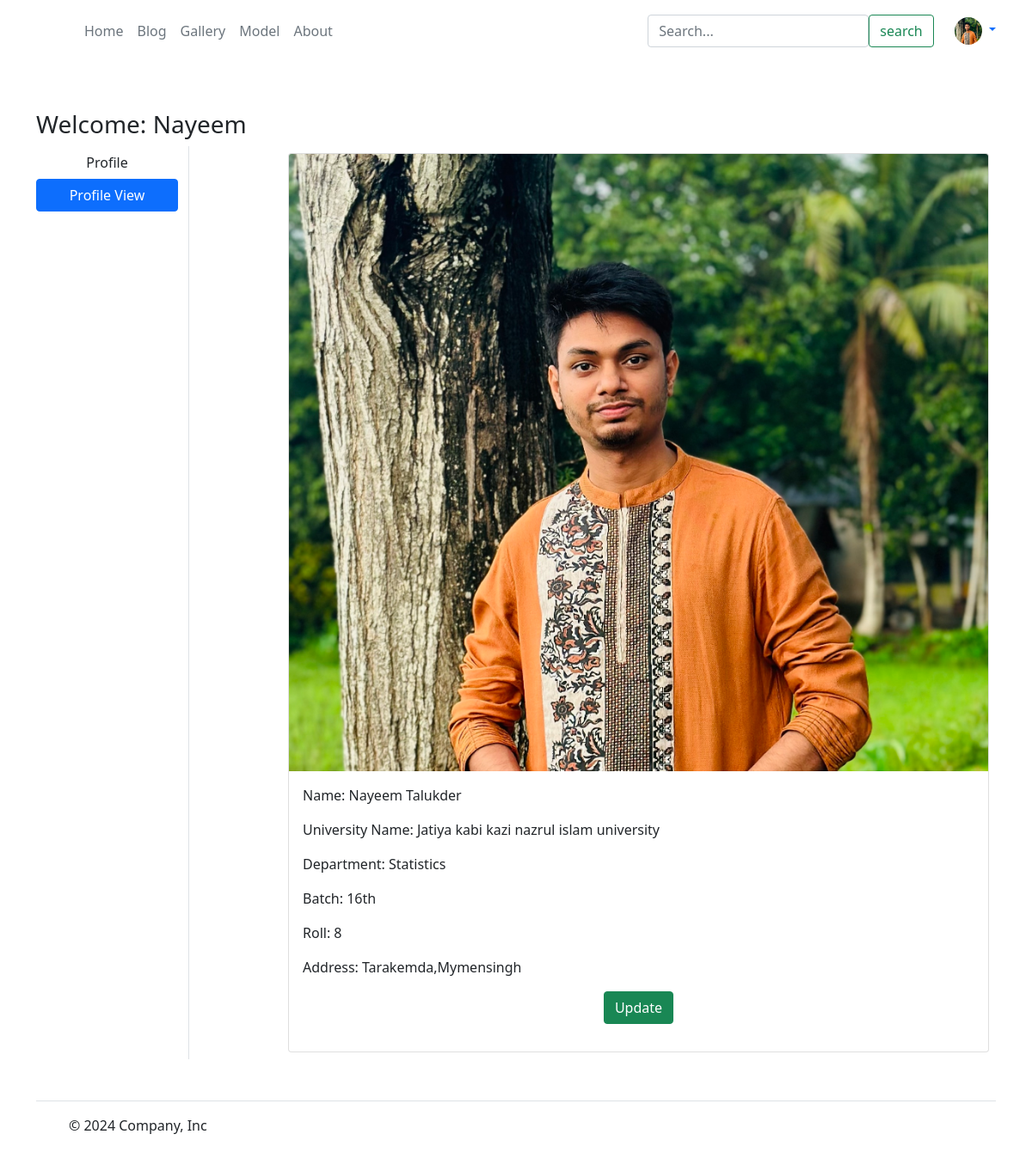
The page /address/ (signed in) on the database its author committed.
### app/models.py (models this page shows, shortened)
class Student(models.Model):
  user = models.ForeignKey(User,on_delete=models.CASCADE)
  name = models.CharField(max_length=200)
  university_name = models.CharField(max_length=200)
  department = models.CharField(max_length=50)
  batch = models.CharField(max_length=50)
  roll = models.IntegerField()
  address = models.CharField(max_length=100)
  student_img = models.ImageField(upload_to='student/')

### app/views.py (the view)
# urls.py: path('address/', views.address,name="address"),
def address(request):
  add = Student.objects.filter(user=request.user)
  return render(request, 'app/address.html',locals())

### app/context_processors.py (called while the page is built)
def student_processor(request):
    if request.user.is_authenticated:
        try:
            student = Student.objects.get(user=request.user)
        except Student.DoesNotExist:
            student = None
    else:
        student = None
    return {'student': student}

### app/templates/app/address.html (shortened to what this page needs)
{% extends 'app/base.html' %}
{% load static %}
{% block main--content %}
<div class="container my-5">
  <div class="row">
    <h3>Welcome: <span class="text-capitalize">{{request.user}}</span></h3>
  <div class="col-sm-2 border-end">
    <ul class="list-unstyled">
      <li class="d-grid"><a href="{% url 'profile' %}" class="btn">Profile</a></li>
      <li class="d-grid"><a href="{% url 'address' %}" class="btn btn-primary">Profile View</a></li>
    </ul>
  </div>
  <div class="col-sm-9 offset-sm-1">
    <div class="row">
    {% for ad in add %}
      <div class="co-sm-6">
        <div class="card m-2">
          <img src="/media/{{ad.student_img}}" class="card-img-top" />
          <div class="card-body">
            <p>Name: {{ad.name}}</p>
            <p>University Name: {{ad.university_name}}</p>
            <p>Department: {{ad.department}}</p>
            <p>Batch: {{ad.batch}}</p>
            <p>Roll: {{ad.roll}}</p>
            <p>Address: {{ad.address}}</p>
            <p class="text-center"><a href="{% url 'updateaddress' pk=ad.id %}" class="btn btn-success" type="button">Update</a></p>
          </div>
        </div>
      </div>
    {% endfor %}
  </div>
</div>
</div>
</div>
{% endblock main--content %}

### app/templates/app/base.html (shortened to what this page needs)
<!DOCTYPE html>
{% load static %}
<html lang="en">
  <head>
    <link
      href="https://cdn.jsdelivr.net/npm/bootstrap@5.0.2/dist/css/bootstrap.min.css"
      rel="stylesheet"
    />
    <link rel="stylesheet" href="{% static 'app/css/owl.carousel.min.css' %}" />
    <link rel="stylesheet" href="{% static 'app/css/all.min.css' %}" />
    <link rel="stylesheet" href="{% static 'app/css/style.css' %}" />
    <link rel="stylesheet" href="{% static 'app/css/gallery.css' %}" />
    <link rel="stylesheet" href="{% static 'app/css/about.css' %}" />
    <link rel="stylesheet" href="{% static 'app/css/model.css' %}" />
  </head>
  <body>
    <header>
      <div class="container">
        <div
          class="d-flex flex-wrap align-items-center justify-content-center justify-content-lg-start mt-lg-3"
        >
          <a
            href="/"
            class="d-flex align-items-center mb-2 mb-lg-0 text-white text-decoration-none"
          >
            <svg
              class="bi me-2"
              width="40"
              height="32"
              role="img"
              aria-label="Bootstrap"
            >
              <use xlink:href="#bootstrap"></use>
            </svg>
          </a>
          <ul
            class="nav col-12 col-lg-auto me-lg-auto mb-2 justify-content-center mb-md-0"
          >
            <li>
              <a href="{% url 'home' %}" class="nav-link px-2 text-secondary"
                >Home</a
              >
            </li>
            <li>
              <a href="{% url 'blog_list' %}" class="nav-link px-2 text-secondary">Blog</a>
            </li>
            <li>
              <a href="{% url 'gallery' %}" class="nav-link px-2 text-secondary"
                >Gallery</a
              >
            </li>
            <li><a href="#" class="nav-link px-2 text-secondary">Model</a></li>
            <li>
              <a href="{% url 'about' %}" class="nav-link px-2 text-secondary"
                >About</a
              >
            </li>
          </ul>
          <form
            class="col-12 col-lg-auto mb-3 mb-lg-0 me-lg-3 d-flex justify-content-between"
            role="search"
          >
            <input
              type="search"
              class="form-control form-control-dark text-bg-success"
              placeholder="Search..."
              aria-label="Search"
            />
            <button type="submit" class="btn btn-outline-success me-2">
              search
            </button>
          </form>
          {% if request.user.is_authenticated %}
          <div class="dropdown text-end">
            <a
              href="#"
              class="d-block link-body-emphasis text-decoration-none dropdown-toggle"
              data-bs-toggle="dropdown"
              aria-expanded="false"
            >
              <img
                src="{{ student.student_img.url }}"
                alt="{{ student.name }}"
                width="32"
                height="32"
                class="rounded-circle"
              />
            </a>
          </div>
          {% endif %}
        </div>
        <br />
      </div>
    </header>
    {% block main--content %} {% endblock main--content %}
    <div class="container">
      <footer
        class="d-flex flex-wrap justify-content-between align-items-center py-3 my-4 border-top"
      >
        <div class="col-md-4 d-flex align-items-center">
          <a
            href="/"
            class="mb-3 me-2 mb-md-0 text-body-secondary text-decoration-none lh-1"
          >
            <svg class="bi" width="30" height="24">
              <use xlink:href="#bootstrap"></use>
            </svg>
          </a>
          <span class="mb-3 mb-md-0 text-body-secondary"
            >© 2024 Company, Inc</span
          >
        </div>
        <ul class="nav col-md-4 justify-content-end list-unstyled d-flex">
          <li class="ms-3">
            <a class="text-body-secondary" href="#"
              ><svg class="bi" width="24" height="24">
                <use xlink:href="#twitter"></use></svg
            ></a>
          </li>
          <li class="ms-3">
            <a class="text-body-secondary" href="#"
              ><svg class="bi" width="24" height="24">
                <use xlink:href="#instagram"></use></svg
            ></a>
          </li>
          <li class="ms-3">
            <a class="text-body-secondary" href="#"
              ><svg class="bi" width="24" height="24">
                <use xlink:href="#facebook"></use></svg
            ></a>
          </li>
        </ul>
      </footer>
    </div>
  </body>
</html>

### app/static/app/css/gallery.css (style rules this page uses)
* { box-sizing: border-box; }

### rows shown on the page
Student: student_img (picture), name "Nayeem Talukder", university_name "Jatiya kabi kazi nazrul islam university", department "Statistics", batch "16th", roll "8", address "Tarakemda,Mymensingh"

### other values the page prints
{{ request.user }} "Nayeem"
